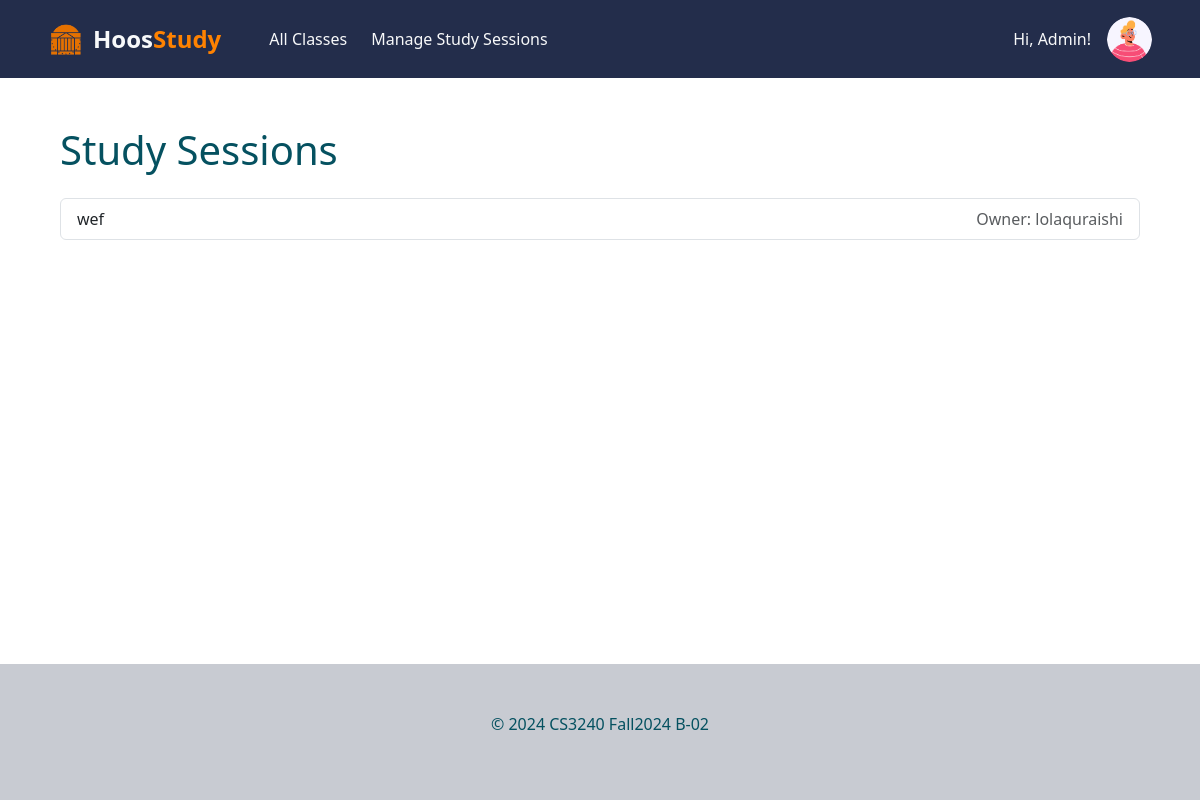
Screenshot of /all-study-session-preview/ (signed in) with the database file from the repository.
### hoos_study_app/models.py (models this page shows, shortened)
class User(AbstractUser):
    YEAR_CHOICES = [
        ('1', 'First Year'),
        ('2', 'Second Year'),
        ('3', 'Third Year'),
        ('4', 'Fourth Year'),
    ]
    is_pma_admin = models.BooleanField(default=False)
    year = models.CharField(max_length=1, choices=YEAR_CHOICES,  null=True, blank=True)
    profile_picture = models.ImageField(
        upload_to='profile_pictures/', null=True, blank=True,
        validators=[validate_file_extension, validate_file_size],
        default=random_profile_picture
    )

class StudySession(models.Model): #what we need to keep track of in the tables
    name = models.CharField('Study Session Name', max_length=200)
    course_name = models.ForeignKey(Course, on_delete=models.CASCADE)
    date = models.DateTimeField('Study Session Date')
    created_by = models.CharField(max_length=200)
    owner = models.ForeignKey(User, on_delete=models.CASCADE, related_name="owned_sessions", null=True, blank=True)
    description = models.CharField(max_length=400)
    location_name = models.CharField('Study Session Location', max_length=200)
    room_number = models.CharField(max_length=50, null=True, blank = True, default="No room number provided")
    description_of_location = models.CharField(max_length=400 )
    attendees = models.ManyToManyField(User, related_name="study_session") # now allows users to sign up for many sessions

### hoos_study_app/views.py (the view)
# urls.py: path("all-study-session-preview/", views.anon_list_study_sessions, name="all-study-sessions-preview"),
def anon_list_study_sessions(request):
    study_sessions = StudySession.objects.all()
    return render(request, 'hoos_study_app/anon_study_sessions_list.html', {'study_sessions': study_sessions})

### hoos_study_app/templates/hoos_study_app/anon_study_sessions_list.html (shortened to what this page needs)
{% extends "base.html" %}
{% block content %}
<div class="container my-4">
    <h1 class="mb-4">Study Sessions</h1>
    <ul class="list-group">
        {% for session in study_sessions %}
            <li class="list-group-item d-flex justify-content-between align-items-center">
                <span>{{ session.name }}</span>
                <span class="text-muted">Owner: {{ session.owner.username }}</span>
            </li>
        {% empty %}
            <li class="list-group-item text-muted">No study sessions available.</li>
        {% endfor %}
    </ul>
</div>
{% endblock %}

### hoos_study_app/templates/base.html (shortened to what this page needs)
<!DOCTYPE html>
<html lang="en">
<head>
    {% load static %}
    <link rel="stylesheet" href="{% static 'hoos_study_app/css/styles.css' %}">
    <link href="https://cdn.jsdelivr.net/npm/bootstrap@5.3.3/dist/css/bootstrap.min.css" rel="stylesheet"
>
    <link rel="stylesheet" href="https://cdn.jsdelivr.net/npm/bootstrap-icons@1.11.3/font/bootstrap-icons.min.css">
</head>
<body class="d-flex flex-column min-vh-100">
  <header class="navbar navbar-expand-lg py-3" style="background-color: #232D4B;">
    <nav class="container-xxl px-5">
      <div class="collapse navbar-collapse text-light" id="navbarToggler">
        <a class="navbar-brand d-flex align-items-center me-5 fw-bold text-light" href="{% url 'hoos_study_app:home' %}" style="text-decoration: none;">
            <img src="{% static 'hoos_study_app/img/rotundaIcon.png' %}"
                alt="Rotunda Icon"
                style="width: 35px; height: 35px; margin-right: 10px;">
            <span style="font-size: 1.5rem; font-weight: bold;">Hoos<span style="color: #FF8200;">Study</span></span>
        </a>
        <a class="nav-link me-4" href="{% url 'hoos_study_app:class-list' %}">
          All Classes
        </a>
        {% if user.is_pma_admin %}
        <a class="nav-link me-4" href="{% url 'hoos_study_app:pma-manage-study-sessions' %}">
          Manage Study Sessions
        </a>
        {% endif %}
      </div>
      <div class="ms-auto">
        {% if user.is_authenticated %}
        <div class="d-flex align-items-center text-light">
          <p class="me-3 mb-0">Hi, {{ user.first_name }}!</p>
          <div id="profile-picture-dropdown" class="nav-item dropdown">
            <a class="nav-link dropdown-toggle" href="#" role="button" data-bs-toggle="dropdown" aria-expanded="false">
              <img id="profile-picture"
                 class="rounded-circle"
                 src="{% if user.profile_picture %}{{ user.profile_picture.url }}{% endif %}"
                 style="width: 45px; height: 45px; object-fit: cover;">
            </a>
          </div>
        </div>
        {% else %}
          <a href="{% url 'account_login' %}" class="btn btn-light">
            <i class="bi bi-box-arrow-in-right me-1"></i>
            Log In
          </a>
        {% endif %}
      </div>
    </nav>
  </header>
  {% block main %}
  <div id="content" class="container-xxl px-5 flex-grow-1 my-4 text-info-emphasis">
    {% block content %}{% endblock %}
  </div>
  {% endblock main %}
  <div class="py-5" style="background-color: #C8CBD2;">
    <footer class="container-xxl text-center text-info-emphasis">
      <p>© 2024 CS3240 Fall2024 B-02</p>
    </footer>
  </div>
</body>

### static/hoos_study_app/css/styles.css (style rules this page uses)
#profile-picture-dropdown .nav-link.dropdown-toggle::after { display: none; }

### rows the page displays
User: first_name "Admin", profile_picture (picture)
StudySession: name "wef", owner.username "lolaquraishi"
